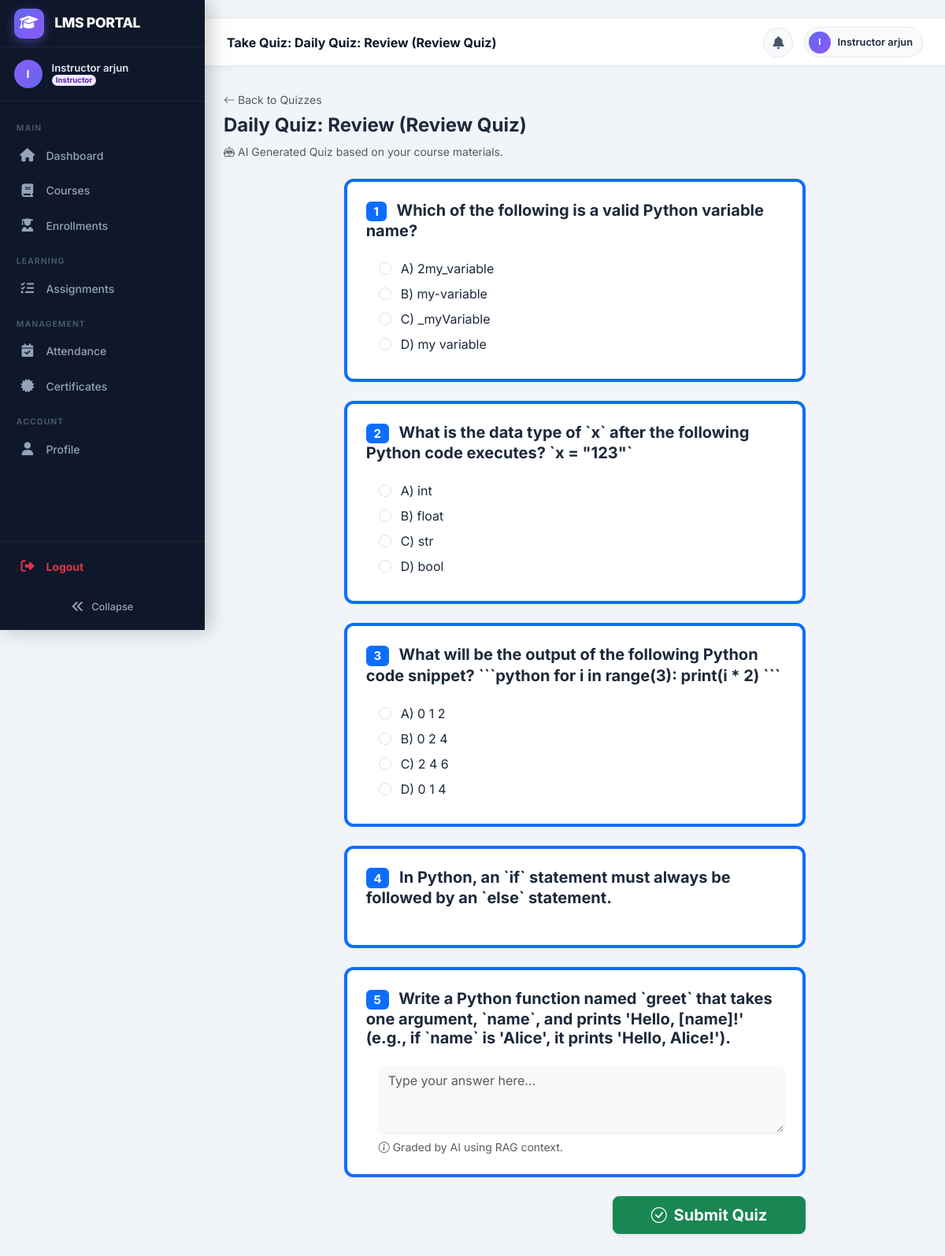
The app's page /quizzes/9/take/ (signed in) with its own data.
### users/models.py (models this page shows, shortened)
class CustomUser(AbstractUser):
    class Role(models.TextChoices):
        ADMIN = 'admin', 'Admin'
        INSTRUCTOR = 'instructor', 'Instructor'
        STUDENT = 'student', 'Student'
    role = models.CharField(
        max_length=20,
        choices=Role.choices,
        default=Role.STUDENT,
    )
    phone = models.CharField(max_length=20, blank=True)
    profile_picture = models.ImageField(
        upload_to='profile_pictures/', blank=True, null=True
    )
    bio = models.TextField(blank=True)
    date_of_birth = models.DateField(null=True, blank=True)
    otp = models.CharField(max_length=6, blank=True, null=True)
    otp_expiry = models.DateTimeField(null=True, blank=True)
    class Meta:
        verbose_name = 'User'
        verbose_name_plural = 'Users'
    @property
    def is_admin_role(self):
        return self.role == self.Role.ADMIN
    @property
    def is_student(self):
        return self.role == self.Role.STUDENT

### quizzes/models.py (models this page shows, shortened)
class Quiz(models.Model):
    course = models.ForeignKey(Course, on_delete=models.CASCADE, related_name='quizzes')
    batch = models.ForeignKey(
        'courses.Batch', on_delete=models.CASCADE, related_name='quizzes',
        null=True, blank=True,
        help_text='Leave blank to make available to all batches of this course.'
    )
    lesson = models.ForeignKey(Lesson, on_delete=models.CASCADE, related_name='quizzes', null=True, blank=True)
    title = models.CharField(max_length=200)
    created_at = models.DateTimeField(auto_now_add=True)
    is_published = models.BooleanField(default=False)
    is_daily = models.BooleanField(default=False)
    is_revision = models.BooleanField(default=False)

class Question(models.Model):
    class Type(models.TextChoices):
        MCQ = 'mcq', 'Multiple Choice'
        SHORT_ANSWER = 'short_answer', 'Short Answer'
        TRUE_FALSE = 'true_false', 'True / False'
    quiz = models.ForeignKey(Quiz, on_delete=models.CASCADE, related_name='questions')
    question_text = models.TextField()
    question_type = models.CharField(max_length=20, choices=Type.choices, default=Type.MCQ)
    options = models.JSONField(blank=True, null=True, help_text="List of options for MCQ/TF")
    correct_answer = models.TextField()
    explanation = models.TextField(blank=True, null=True)

### quizzes/views.py (the view, shortened to what this page needs)
# urls.py: path('<int:quiz_id>/take/', views.take_quiz, name='take'),
@login_required
def take_quiz(request, quiz_id):
    quiz = get_object_or_404(Quiz, id=quiz_id)
    questions = quiz.questions.all()
    return render(request, 'quizzes/take_quiz.html', {
        'quiz': quiz,
        'questions': questions
    })

### templates/quizzes/take_quiz.html (shortened to what this page needs)
﻿{% extends 'base.html' %}
{% block content %}
<div class="mb-4">
  <a href="{% url 'quizzes:list' quiz.course.id %}" class="text-muted small text-decoration-none">
    <i class="bi bi-arrow-left me-1"></i>Back to Quizzes
  </a>
  <h4 class="fw-bold mt-2">{{ quiz.title }}</h4>
  <p class="text-muted small mb-0"><i class="bi bi-robot me-1 text-purple"></i>AI Generated Quiz based on your course materials.</p>
</div>
<form method="POST">
  <div class="row g-4 justify-content-center">
    <div class="col-lg-8">
      {% for question in questions %}
      <div class="page-card mb-4 border-start border-4 border-primary">
        <h6 class="fw-bold fs-5 mb-3">
          <span class="badge bg-primary me-2">{{ forloop.counter }}</span>
          {{ question.question_text }}
        </h6>
        <div class="ps-3 pt-2">
          {% if question.question_type == 'mcq' or question.question_type == 'true_false' %}
            {% for opt in question.options %}
              <div class="form-check mb-2">
                <input class="form-check-input" type="radio"
                       name="question_{{ question.id }}"
                       id="q{{ question.id }}_opt{{ forloop.counter }}"
                       value="{{ opt|escape }}" required>
                <label class="form-check-label ms-1 user-select-none" for="q{{ question.id }}_opt{{ forloop.counter }}">
                  {{ opt }}
                </label>
              </div>
            {% endfor %}
          {% elif question.question_type == 'short_answer' %}
            <textarea class="form-control bg-light border-0 shadow-sm" name="question_{{ question.id }}" rows="3" placeholder="Type your answer here..." required></textarea>
            <div class="form-text mt-2"><i class="bi bi-info-circle me-1"></i>Graded by AI using RAG context.</div>
          {% endif %}
        </div>
      </div>
      {% endfor %}
      <div class="d-flex justify-content-end mb-5">
        <button type="submit" class="btn btn-lg btn-success fw-bold px-5 shadow-sm">
          <i class="bi bi-check-circle me-1"></i> Submit Quiz
        </button>
      </div>
    </div>
  </div>
</form>
{% endblock %}

### templates/base.html (shortened to what this page needs)
<!DOCTYPE html>
<html lang="en">
<head>
  <link href="https://cdn.jsdelivr.net/npm/bootstrap@5.3.2/dist/css/bootstrap.min.css" rel="stylesheet" />
  <link href="https://cdn.jsdelivr.net/npm/bootstrap-icons@1.11.3/font/bootstrap-icons.css" rel="stylesheet" />
  <link rel="stylesheet" href="https://cdnjs.cloudflare.com/ajax/libs/font-awesome/6.5.0/css/all.min.css">
</head>
<body>
  {% if user.is_authenticated %}
  <nav class="sidebar" id="sidebar" role="navigation" aria-label="Main navigation">
    <a href="{% url 'users:dashboard' %}" class="sidebar-brand" tabindex="0">
      <div class="sidebar-brand-icon">
        <i class="fas fa-graduation-cap"></i>
      </div>
      <span class="sidebar-brand-text">LMS PORTAL</span>
    </a>
    <div class="sidebar-user">
      <div class="sidebar-user-avatar">
        {{ user.first_name|first|upper|default:user.username|first|upper }}
      </div>
      <div class="sidebar-user-info">
        <div class="sidebar-user-name">{{ user.get_full_name|default:user.username }}</div>
        <div class="sidebar-user-role">
          <span class="badge badge-role-{{ user.role }} rounded-pill" style="font-size:.6rem;padding:.2em .55em;">
            {{ user.get_role_display }}
          </span>
        </div>
      </div>
    </div>
    <div class="sidebar-content">
      <ul style="list-style:none;padding:0;margin:0;">
        <li class="sidebar-section">Main</li>
        <li class="sidebar-item">
          <a href="{% url 'users:dashboard' %}"
            class="sidebar-link {% if request.resolver_match.url_name == 'dashboard' %}sidebar-active{% endif %}"
            data-tooltip="Dashboard">
            <i class="fas fa-home sidebar-icon"></i>
            <span class="sidebar-label">Dashboard</span>
          </a>
        </li>
        <li class="sidebar-item">
          <a href="{% url 'courses:list' %}"
            class="sidebar-link {% if 'courses' in request.path and 'assignments' not in request.path %}sidebar-active{% endif %}"
            data-tooltip="Courses">
            <i class="fas fa-book sidebar-icon"></i>
            <span class="sidebar-label">Courses</span>
          </a>
        </li>
        <li class="sidebar-item">
          <a href="{% url 'enrollments:list' %}"
            class="sidebar-link {% if 'enrollments' in request.path %}sidebar-active{% endif %}"
            data-tooltip="Enrollments">
            <i class="fas fa-user-graduate sidebar-icon"></i>
            <span class="sidebar-label">Enrollments</span>
          </a>
        </li>
        <li class="sidebar-section">Learning</li>
        {% if user.role == 'instructor' or user.is_admin_role or user.is_superuser %}
        <li class="sidebar-item">
          <a href="{% url 'assignments:instructor_dashboard' %}"
            class="sidebar-link {% if 'assignments' in request.path %}sidebar-active{% endif %}"
            data-tooltip="Assignments">
            <i class="fas fa-tasks sidebar-icon"></i>
            <span class="sidebar-label">Assignments</span>
          </a>
        </li>
        {% endif %}
        {% if not user.is_student %}
        <li class="sidebar-section">Management</li>
        <li class="sidebar-item">
          <a href="{% url 'attendance:manage' %}"
            class="sidebar-link {% if 'attendance' in request.path %}sidebar-active{% endif %}"
            data-tooltip="Attendance">
            <i class="fas fa-calendar-check sidebar-icon"></i>
            <span class="sidebar-label">Attendance</span>
          </a>
        </li>
        <li class="sidebar-item">
          <a href="{% url 'certificates:list' %}"
            class="sidebar-link {% if 'certificates' in request.path %}sidebar-active{% endif %}"
            data-tooltip="Certificates">
            <i class="fas fa-certificate sidebar-icon"></i>
            <span class="sidebar-label">Certificates</span>
          </a>
        </li>
        {% endif %}
        <li class="sidebar-section">Account</li>
        <li class="sidebar-item">
          <a href="{% url 'users:profile' %}"
            class="sidebar-link {% if request.resolver_match.url_name == 'profile' %}sidebar-active{% endif %}"
            data-tooltip="Profile">
            <i class="fas fa-user sidebar-icon"></i>
            <span class="sidebar-label">Profile</span>
          </a>
        </li>
      </ul>
    </div>
    <div class="sidebar-footer">
      {% if request.user.is_authenticated %}
      <ul style="list-style:none;padding:0;margin:0 0 10px 0;">
        <li class="sidebar-item" style="padding:0;">
          <a href="{% url 'users:logout' %}" class="sidebar-link logout-link text-danger" data-tooltip="Logout">
            <i class="fas fa-sign-out-alt sidebar-icon text-danger"></i>
            <span class="sidebar-label fw-bold">Logout</span>
          </a>
        </li>
      </ul>
      {% endif %}
      <button id="sidebarCollapseBtn" title="Toggle sidebar">
        <i class="fas fa-angle-double-left"></i>
        <span class="sidebar-collapse-label">Collapse</span>
      </button>
    </div>
  </nav>
  <div id="main">
    <header id="topbar">
      <div class="topbar-left">
        <span class="topbar-title d-none d-md-block" id="topbarTitle"></span>
      </div>
      <div class="topbar-right">
        <div class="dropdown" id="notificationDropdown">
          <button class="notif-btn" type="button" data-bs-toggle="dropdown" aria-expanded="false"
            aria-label="Notifications">
            <i class="fas fa-bell"></i>
          </button>
        </div>
        <a href="{% url 'users:profile' %}" class="user-chip" title="My Profile">
          <div class="user-chip-avatar">
            {{ user.first_name|first|upper|default:user.username|first|upper }}
          </div>
          <span class="user-chip-name d-none d-sm-block">{{ user.get_full_name|default:user.username }}</span>
        </a>
      </div>
    </header>
    <div class="container-fluid px-4 pt-3">
    </div>
    <div class="container-fluid px-4 py-3 flex-grow-1">
      {% endif %}
      {% block content %}{% endblock %}
      {% if user.is_authenticated %}
    </div>
  </div>
  {% else %}
    {% if not no_container %}</div>{% endif %}
  {% endif %}
</body>
</html>

### records on screen
CustomUser: first_name|first "I", get_full_name "Instructor arjun", role "Instructor"
Quiz: title "Daily Quiz: Review (Review Quiz)"
Question: question_text "Which of the following is a valid Python variable name?", options "A) 2my_variable" "B) my-variable" "C) _myVariable" "D) my variable"
Question: question_text "What is the data type of `x` after the following Python code executes? `x = \"123\"`", options "A) int" "B) float" "C) str" "D) bool"
Question: question_text "What will be the output of the following Python code snippet? ```python for i in range(3): print(i * 2) ```", options "A) 0 1 2" "B) 0 2 4" "C) 2 4 6" "D) 0 1 4"
Question: question_text "In Python, an `if` statement must always be followed by an `else` statement."
Question: question_text "Write a Python function named `greet` that takes one argument, `name`, and prints 'Hello, [name]!' (e.g., if `name` is 'Alice', it prints 'Hello, Alice!').", id "Type your answer here..."
